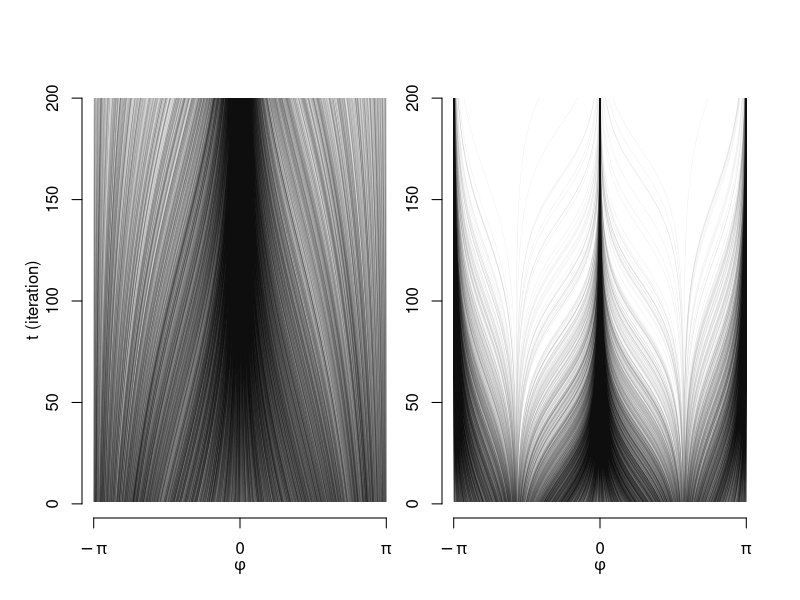

Generate this figure with R:

#
# 
# general structure of basic HKB model
#
#

# HKB model's potential based on speed of movement (k) & relative phase of limbs
V = function(k,relphase) {
  return(-sin(relphase) - 2*k*sin(2*relphase))
}

# implement discretely updating HKB model for n updates; plot with time on y
hkb = function(k=0,n=50,add=FALSE,col='black',main='') {
  
  # initialize relative phase value from [-2 pi,2 pi]
  relphases = 2*pi*(runif(1)-0.5)
  
  # iterate and integrate potential (V) by small proportion
  for (i in 1:(n-1)) {
    relphases = c(relphases, relphases[i] + .01*V(k,relphases[i])) 
  }
  if (add) {
    points(relphases,1:n,type='l',lwd=.5,col=col)
  } else {
    plot(relphases,1:n,type='l',lwd=0.5,xlim=c(-pi,pi),bty='n',
         ylab='t (iteration)',xlab='Relative phase',col=col,xaxt='n')
    axis(1,at=c(-pi,0,pi),expression(-pi,0,pi))
    title(main=main,line=1)
  }
  
  return(relphases)
}

#
# plot k = .1 (fast), k = 1.1 (slow)
#

set.seed(42)

phaserange = seq(-pi,pi,length=100)

pdf(file='hkb.pdf',height=7,width=14)

layout_matrix = matrix(c(1,2),byrow = T,nrow = 1)
layout(layout_matrix)
par(oma=c(4,4,0,0),mar=c(0,0,4,2)+0.1)

# k = .1 (very fast movement)
# plot(phaserange,cumsum(V(k=.1,relphase=phaserange))) # show potential; omitted
finalphases = c()
for (i in 1:10000) {
  # run HKB and store final relative phase at iteration n
  finalphases = c(finalphases,
                  hkb(k=.1,add=(i>1),n=200,col='#00000011')[50],
                  main='k = .1 (fast movement)')
}
mtext(side=1,expression(phi),line=2)
mtext(side=2,'t (iteration)',line=2)

# k = 1.1 (slow movement)
# plot(phaserange,-cumsum(V(k=1.1,relphase=phaserange)))
finalphases = c()
for (i in 1:10000) {
  finalphases = c(finalphases,
                  hkb(k=1.1,add=(i>1),n=200,col='#00000011')[50],
                  main='k = 1.1 (slow movement)')

}
mtext(side=1,expression(phi),line=2)

dev.off()




